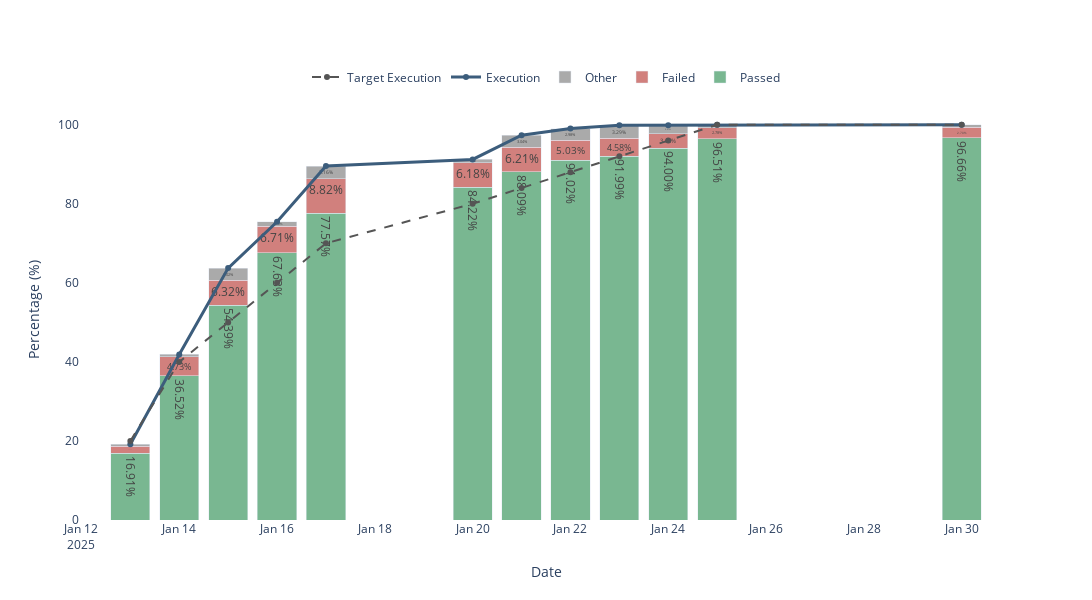

Notebook cell for this chart:
### Code cell
import pandas as pd
import plotly.graph_objects as go

# Ensure 'Other' is non-negative
df_android['Other'] = (df_android['Execution'] - df_android['Passed'] - df_android['Failed']).clip(lower=0)

# Create figure
fig = go.Figure()

# Stacked Bar: Passed
fig.add_trace(go.Bar(
    x=df_android['Tanggal'],
    y=df_android['Passed'],
    name='Passed',
    marker_color='#79B791',
    text=df_android['Passed'].apply(lambda x: f"{x:.2f}%"),
    textposition='inside',
    hoverinfo='x+y+name'
))

# Stacked Bar: Failed
fig.add_trace(go.Bar(
    x=df_android['Tanggal'],
    y=df_android['Failed'],
    name='Failed',
    marker_color='#d1807d',
    text=df_android['Failed'].apply(lambda x: f"{x:.2f}%"),
    textposition='inside',
    hoverinfo='x+y+name'
))

# Stacked Bar: Other
fig.add_trace(go.Bar(
    x=df_android['Tanggal'],
    y=df_android['Other'],
    name='Other',
    marker_color='#AAAAAA',
    text=df_android['Other'].apply(lambda x: f"{x:.2f}%"),
    textposition='inside',
    hoverinfo='x+y+name'
))

# Execution Line
fig.add_trace(go.Scatter(
    x=df_android['Tanggal'],
    y=df_android['Execution'],
    name='Execution',
    mode='lines+markers',
    line=dict(color='#3C5D7C', width=3),
    hoverinfo='x+y+name'
))

# Target Execution Line
fig.add_trace(go.Scatter(
    x=df_android['Tanggal'],
    y=df_android['Target Execution'],
    name='Target Execution',
    mode='lines+markers',
    line=dict(color='#555555', width=2, dash='dash'),
    hoverinfo='x+y+name'
))

# Layout Customization
fig.update_layout(
    xaxis_title='Date',
    yaxis_title='Percentage (%)',
    barmode='stack',
    hovermode='x unified',
    legend=dict(
        orientation='h',
        yanchor='bottom',
        y=1.02,
        xanchor='center',
        x=0.5
    ),
    width=1600,  # Wider layout
    height=600,
    plot_bgcolor='white'
)

# Show plot
fig.show()

### Figure 1 — Plotly figure (JSON) as saved in the notebook; plotly's stock layout.template omitted (floating-point values rounded to 4 significant figures)
{"data": [{"hoverinfo": "x+y+name", "marker": {"color": "#79B791"}, "name": "Passed", "text": ["16.91%", "36.52%", "54.39%", "67.63%", "77.57%", "84.22%", "88.09%", "91.02%", "91.99%", "94.00%", "96.51%", "96.66%"], "textposition": "inside", "type": "bar", "x": ["2025-01-13T00:00:00", "2025-01-14T00:00:00", "2025-01-15T00:00:00", "2025-01-16T00:00:00", "2025-01-17T00:00:00", "2025-01-20T00:00:00", "2025-01-21T00:00:00", "2025-01-22T00:00:00", "2025-01-23T00:00:00", "2025-01-24T00:00:00", "2025-01-25T00:00:00", "2025-01-30T00:00:00"], "y": [16.91, 36.52, 54.39, 67.63, 77.57, 84.22, 88.09, 91.02, 91.99, 94, 96.51, 96.66]}, {"hoverinfo": "x+y+name", "marker": {"color": "#d1807d"}, "name": "Failed", "text": ["1.78%", "4.73%", "6.32%", "6.71%", "8.82%", "6.18%", "6.21%", "5.03%", "4.58%", "3.69%", "2.78%", "2.70%"], "textposition": "inside", "type": "bar", "x": ["2025-01-13T00:00:00", "2025-01-14T00:00:00", "2025-01-15T00:00:00", "2025-01-16T00:00:00", "2025-01-17T00:00:00", "2025-01-20T00:00:00", "2025-01-21T00:00:00", "2025-01-22T00:00:00", "2025-01-23T00:00:00", "2025-01-24T00:00:00", "2025-01-25T00:00:00", "2025-01-30T00:00:00"], "y": [1.78, 4.73, 6.32, 6.71, 8.82, 6.18, 6.21, 5.03, 4.58, 3.69, 2.78, 2.7]}, {"hoverinfo": "x+y+name", "marker": {"color": "#AAAAAA"}, "name": "Other", "text": ["0.49%", "0.63%", "3.02%", "1.10%", "3.16%", "0.82%", "3.04%", "2.98%", "3.29%", "2.21%", "0.71%", "0.64%"], "textposition": "inside", "type": "bar", "x": ["2025-01-13T00:00:00", "2025-01-14T00:00:00", "2025-01-15T00:00:00", "2025-01-16T00:00:00", "2025-01-17T00:00:00", "2025-01-20T00:00:00", "2025-01-21T00:00:00", "2025-01-22T00:00:00", "2025-01-23T00:00:00", "2025-01-24T00:00:00", "2025-01-25T00:00:00", "2025-01-30T00:00:00"], "y": [0.49, 0.63, 3.02, 1.1, 3.16, 0.82, 3.04, 2.98, 3.29, 2.21, 0.71, 0.64]}, {"hoverinfo": "x+y+name", "line": {"color": "#3C5D7C", "width": 3}, "mode": "lines+markers", "name": "Execution", "type": "scatter", "x": ["2025-01-13T00:00:00", "2025-01-14T00:00:00", "2025-01-15T00:00:00", "2025-01-16T00:00:00", "2025-01-17T00:00:00", "2025-01-20T00:00:00", "2025-01-21T00:00:00", "2025-01-22T00:00:00", "2025-01-23T00:00:00", "2025-01-24T00:00:00", "2025-01-25T00:00:00", "2025-01-30T00:00:00"], "y": [19.18, 41.88, 63.73, 75.44, 89.55, 91.22, 97.34, 99.03, 99.86, 99.9, 100, 100]}, {"hoverinfo": "x+y+name", "line": {"color": "#555555", "dash": "dash", "width": 2}, "mode": "lines+markers", "name": "Target Execution", "type": "scatter", "x": ["2025-01-13T00:00:00", "2025-01-14T00:00:00", "2025-01-15T00:00:00", "2025-01-16T00:00:00", "2025-01-17T00:00:00", "2025-01-20T00:00:00", "2025-01-21T00:00:00", "2025-01-22T00:00:00", "2025-01-23T00:00:00", "2025-01-24T00:00:00", "2025-01-25T00:00:00", "2025-01-30T00:00:00"], "y": [20, 40, 50, 60, 70, 80, 84, 88, 92, 96, 100, 100]}], "layout": {"barmode": "stack", "height": 600, "hovermode": "x unified", "legend": {"orientation": "h", "x": 0.5, "xanchor": "center", "y": 1.02, "yanchor": "bottom"}, "plot_bgcolor": "white", "width": 1600, "xaxis": {"title": {"text": "Date"}}, "yaxis": {"title": {"text": "Percentage (%)"}}}}
